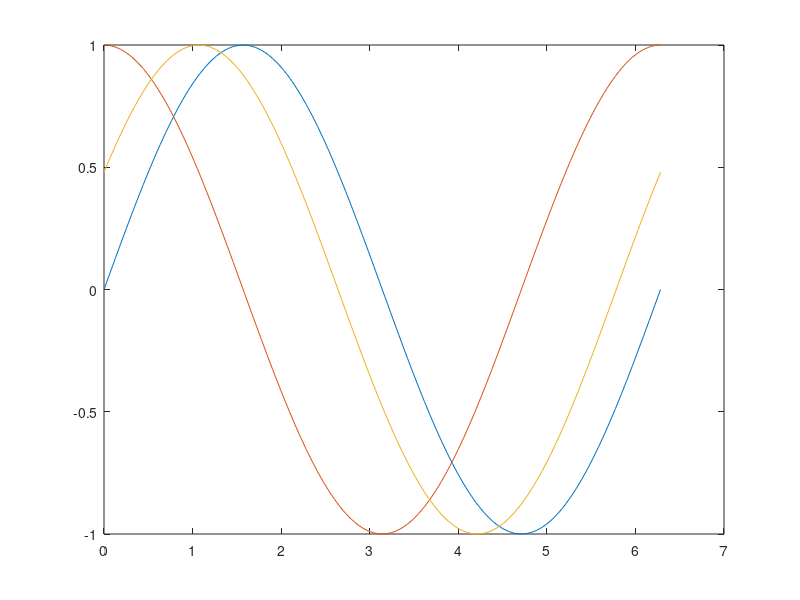

This figure's MATLAB source:
clear
clc

% Range
% x = 1 : 5

x = linspace(0,2*pi,100);
y1 = sin(x);
y2 = cos(x);
y3 = sin(x + 0.5); % Geser ke kanan 0.5

plot(x,y1,x,y2,x,y3) % Membuat 3 Koordinat

% Catatan : Jadi Kita bisa membuat Multi Lines
